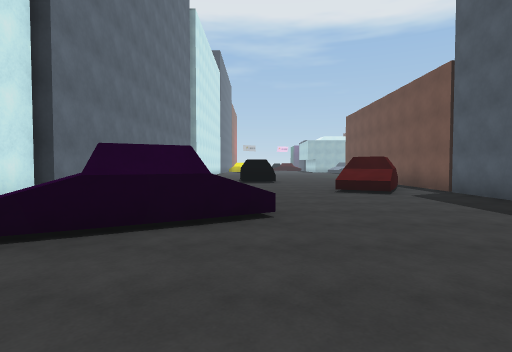
view 1 (above)

16 first-person views from a walk through a scene from a Unity 3-D project. The camera is 1.4 m above the floor, tilts 2° down and sees 80° across. The floor is counted in squares, 2 m on a side. Each view is taken from the middle of a square. On the plan, view 1 faces up. The plan holds only what a view shows up to about 10 squares ahead; the rest is blank. The place goes on beyond the plan. The player character is not drawn. Some surface patterns are stand-ins.

view 2
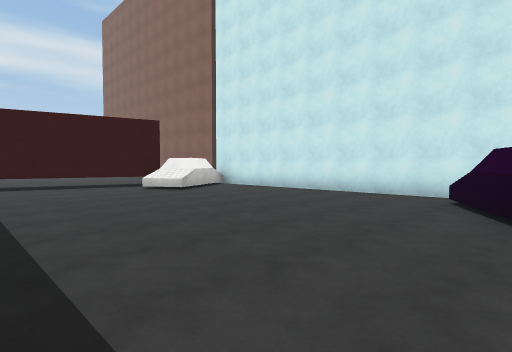

view 3
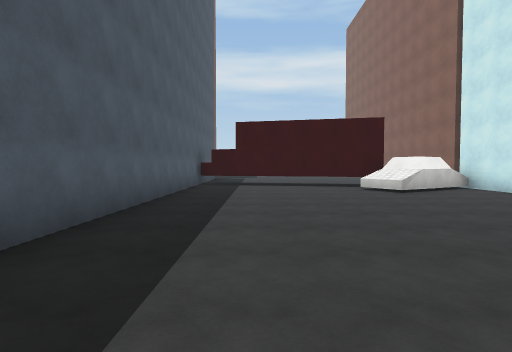

view 4
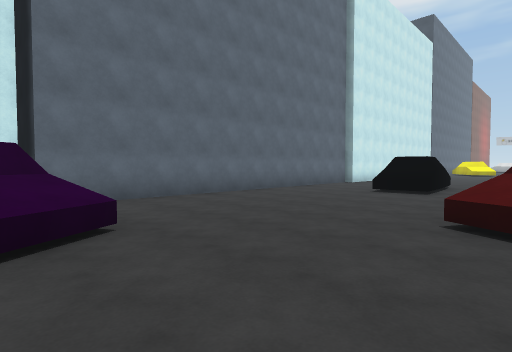

view 5
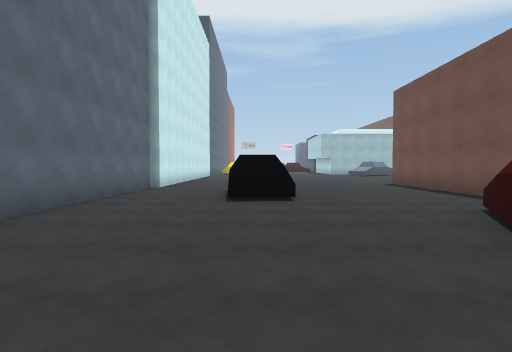

view 6
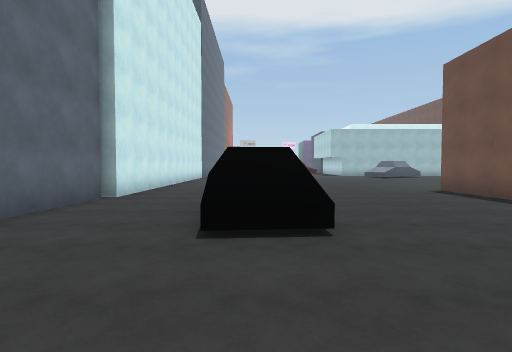

view 7
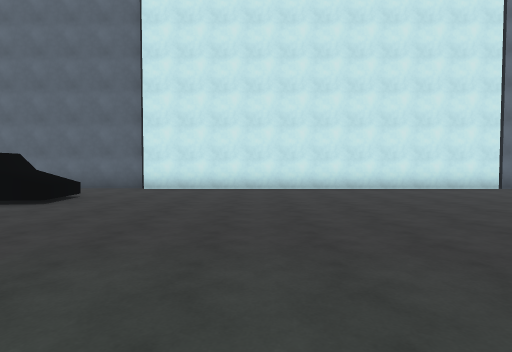

view 8
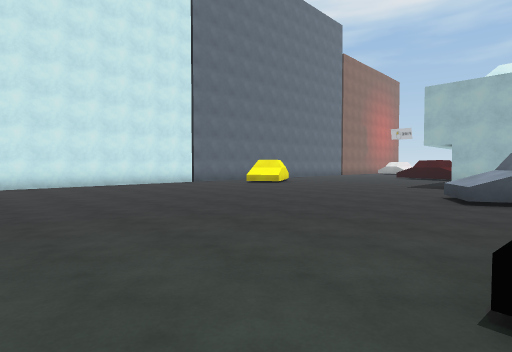

view 9
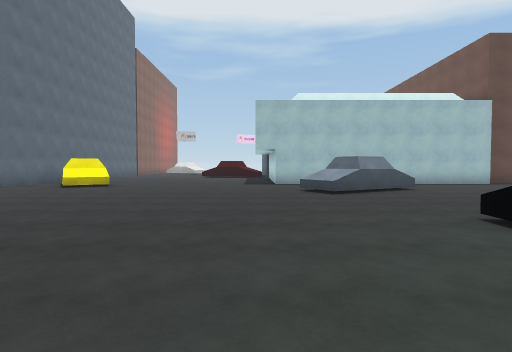

view 10
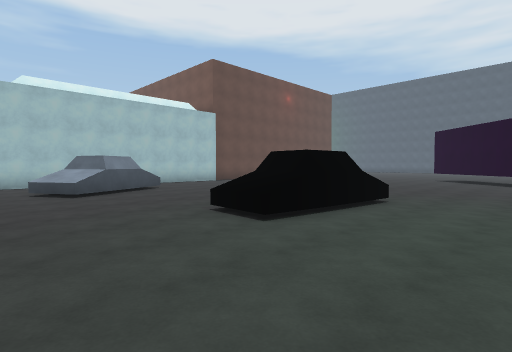

view 11
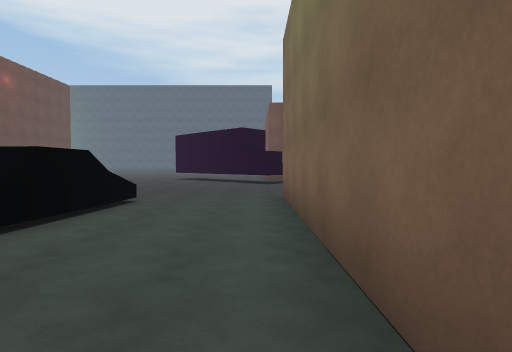

view 12
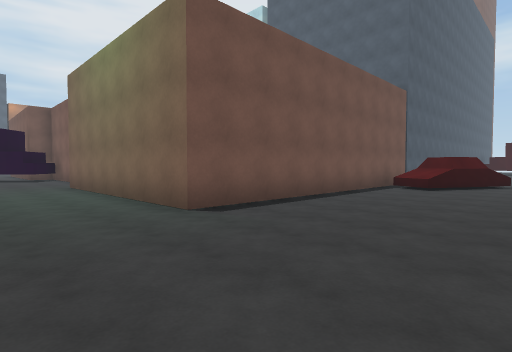

view 13
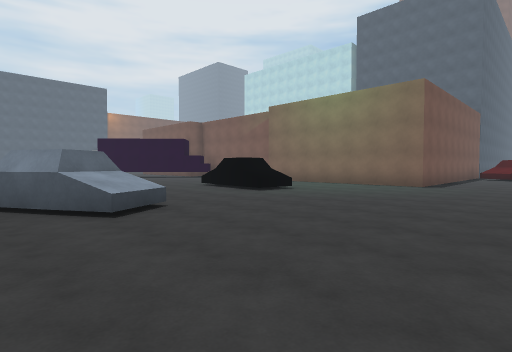

view 14
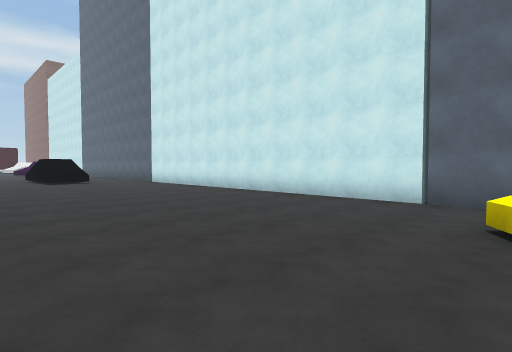

view 15
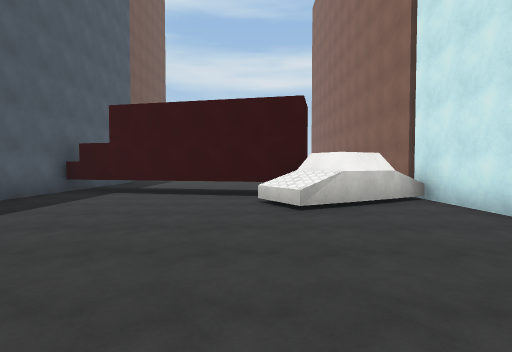

view 16
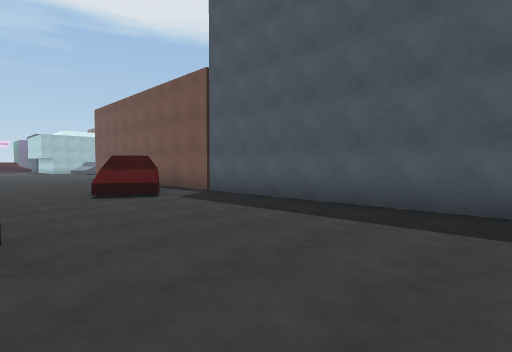

### Floor plan
Points are (right, up) in squares from view 1. A wall is a line through its corners. A room is listed if a view was taken in it or the views show most of it. See-through windows are left out.
Room 1 (views 1, 2, 3, 4, 5, 6, 7, 8, 9, 10, 11, 12, 13, 14, 15, 16)
walls: (0.7, 13) (-0.7, 12.9); (0.5, 15.2) (0.8, 12); (-0.6, 14.1) (0.4, 14.2); (-1.2, 4.8) (-0.9, 4.2); (0.3, 4.1) (-2.5, 2.6); (8.8, 20.6) (8.9, 21.8); (7.9, 22) (9.9, 21.8); (11, 20.3) (10, 20.4); (7.7, 25.7) (7.1, 26.8) (8.2, 27.4); (6.2, 26.5) (8.2, 27.6); (8.1, 26.1) (6.9, 25.4); (-3.1, 28.1) (-3.1, 15.7) (-3.3, 15.7) (-3.3, 5) (-3.5, 5) (-3.5, -5); (-1.5, -4.1) (-0.9, -5.3); (-3.5, -5.3) (-0.7, -3.7); (5.1, -9) (5.1, 17.4) (11.8, 17.4)
low walls: (0.8, 12) (-0.6, 11.9); (-0.8, 15.1) (0.5, 15.2); (-0.4, 5.3) (0.3, 4.1); (7.8, 20.6) (7.9, 22); (6.9, 25.4) (6.2, 26.5); (-0.1, 28) (-1, 27.4); (-0.7, -3.7) (0, -4.9)
ways out: opening at (9.6, 22.4)
objects: other object (2, 8) to (4, 10)

Positions as (right, up) in squares from view 1, and headings:
1: (0, 0), facing up
2: (4, 4), facing down-left
3: (3, 4), facing down
4: (3, 4), facing up-left
5: (0, 6), facing up
6: (0, 9), facing up
7: (6, 19), facing left
8: (8, 19), facing up-left
9: (5, 18), facing up
10: (5, 18), facing up-right
11: (5, 18), facing right
12: (1, 20), facing down-right
13: (2, 28), facing down-right
14: (3, 28), facing down-left
15: (0, 1), facing down
16: (0, 1), facing up-right
